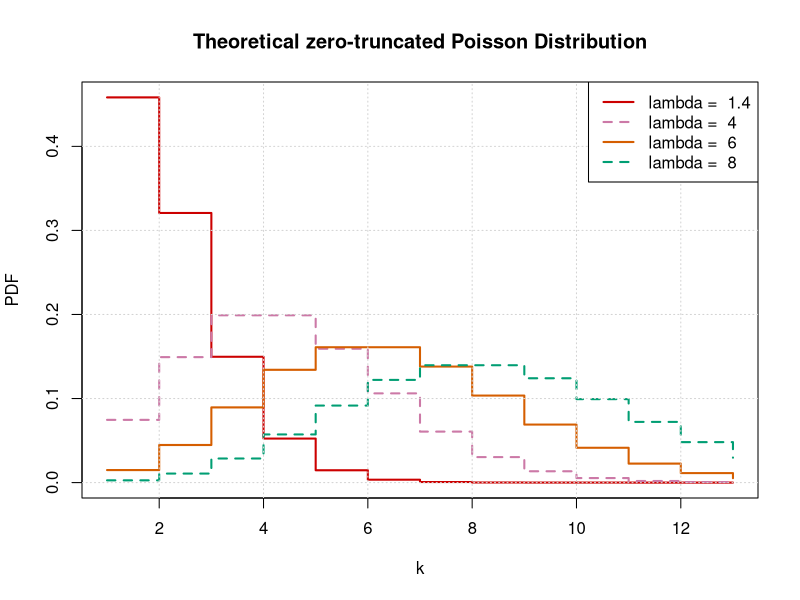
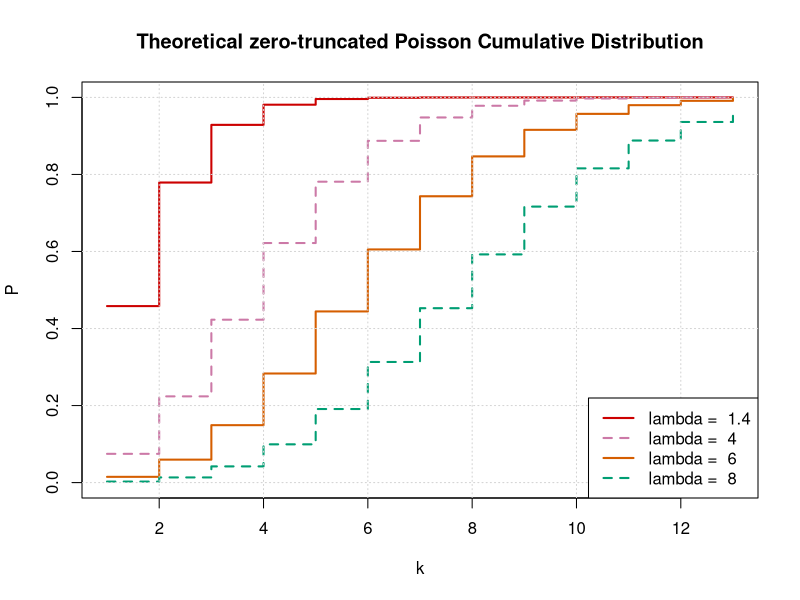
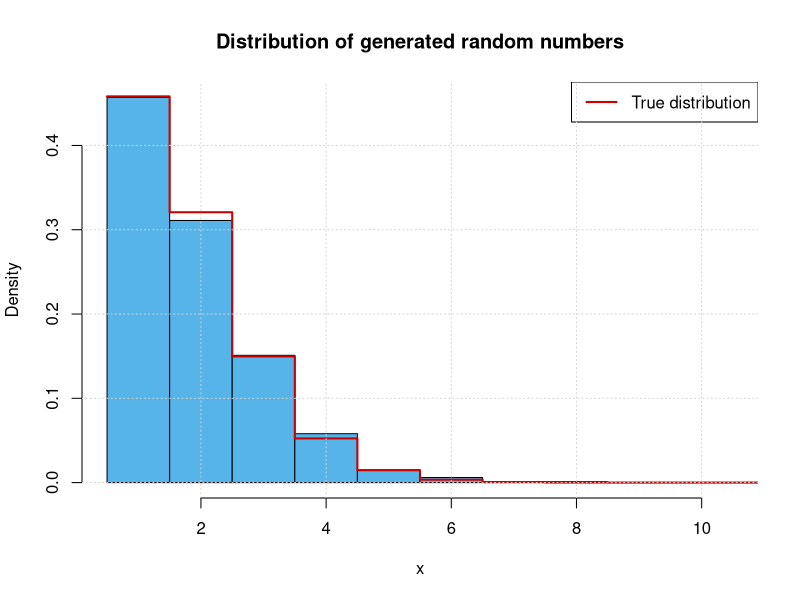
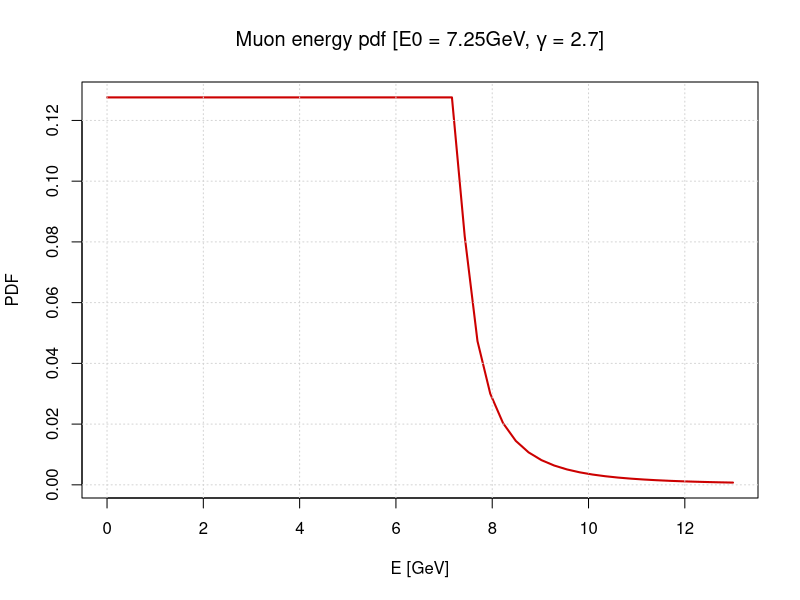
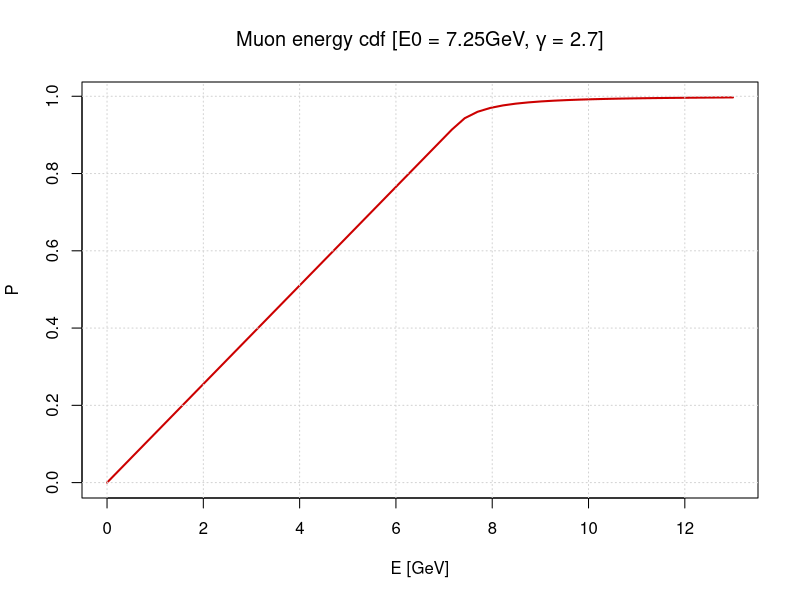
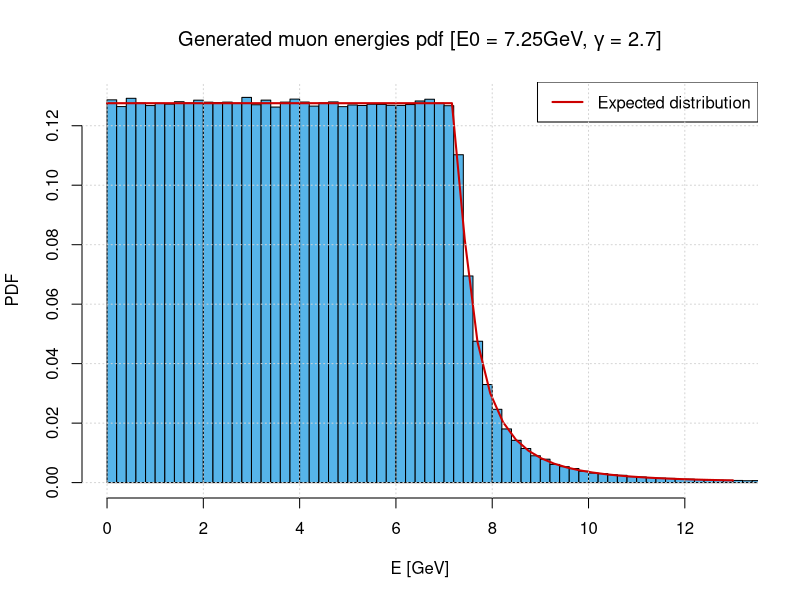
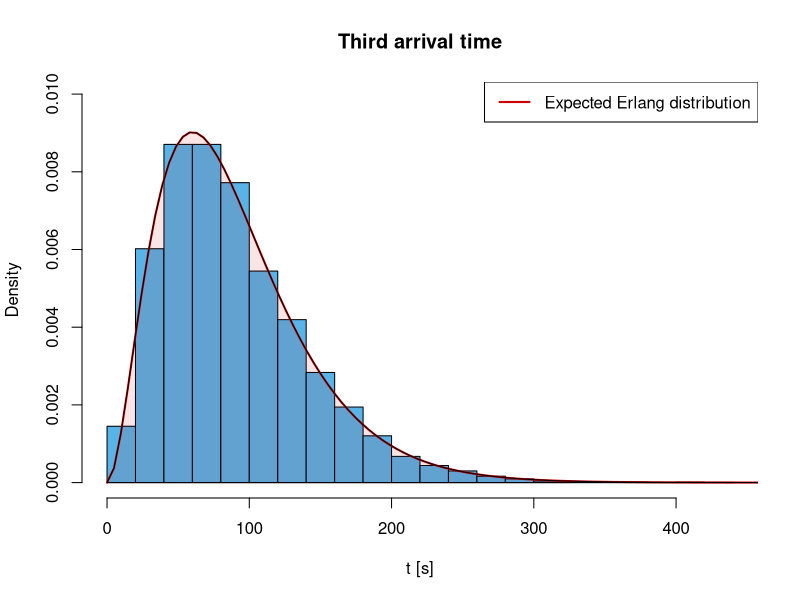
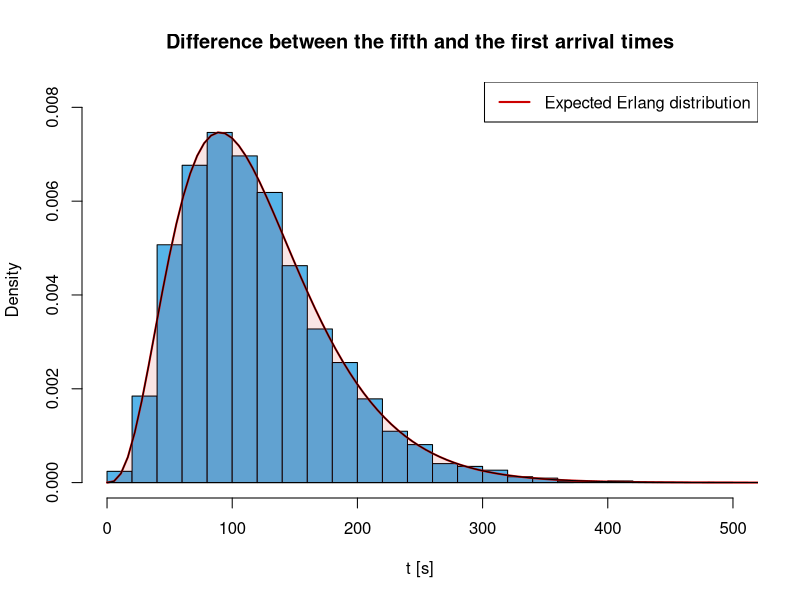

Source code (R) for these figures, in order:
## ---- chunk 1
knitr::opts_chunk$set(echo = TRUE)

color_vector <- c("#CC0000",   # Dark red
                  "#CC79A7",   # Muted purple
                  "#D55E00",   # Vermilion
                  "#009E73",   # Bluish green
                  "#56B4E9",   # Sky blue
                  '#000046',   # Deep Blue
                  "#DB1E60",   # Pinkish-red
                  "#E69F00")   # Yellow-orange

## ---- chunk 2
library(dplyr)
library(ggplot2)
## ---- chunk 3
# Parameters for the poisson distribution
lambda_vec <- c(1.4,4,6, 8)
k <- 1:13


integrate_step <- function(f, lower, upper){
  integral = 0
  for(x in lower:(upper-1))
    integral = integral+f(x)
  return(integral)
}

dzeropois <- function(k, lambda){
  #to handle float numbers
  k = trunc(k)
  return(lambda^k*exp(-lambda)/factorial(k)/(1-exp(-lambda)))
}

#designed to handle vectors of q in input
pzeropois <- function(q, lambda) {
  #to handle float numbers
  q = as.integer(trunc(q))
  P_cum <- numeric(length(q))
  for (i in 1:length(q)) {
    k <- 1:q[i]
    P_cum[i] <- sum(dzeropois(k, lambda))
  }
  return(P_cum)
}

# Function used to invert the pzeropois
threshold_search <- function(f, guess, threshold, lambda) {
  x <- as.integer(trunc(guess))
  while(TRUE) {
    if(f(x, lambda) - threshold <= 0) {
      if(f(x + 1, lambda) - threshold >= 0)
        return(x+1)
      else 
        x <- x + 1
    } 
    else if(x>1)
      x <- x - 1
    else
      return(x)
  }
}

# Function to generate random samples from Poisson distribution
rzeropois <- function(n, lambda) {
  p <- runif(n, min = 1e-10, max = 1-1e-10)
  x <- sapply(p, function(probability) {
    threshold_search(pzeropois, lambda+1, probability, lambda)
  })
  return(x)
}


poisson_pdf <- sapply(lambda_vec, function(L) {dzeropois(k, L)})
poisson_cum <- sapply(lambda_vec, function(L) {pzeropois(k, L)})

linetype <- 2-(1:length(lambda_vec))%%2
## ---- chunk 4
# create the first straight line plot
plot(k,poisson_pdf[,1], type = "s", lwd = 2, col = color_vector[1], 
     xlab = "k", ylab = "PDF", lty = linetype[1])

# create all the others
for (i in 2:length(lambda_vec)) {
  lines(k, poisson_pdf[, i], col=color_vector[i], type='s', lwd=2, lty = linetype[i])

}

grid()

# Create legend labels
legend_labels <- paste('lambda = ', lambda_vec)
# Add a legend
legend("topright", legend = legend_labels, col = color_vector[1:length(lambda_vec)], lty = linetype, lwd = 2)
# Add a title
title("Theoretical zero-truncated Poisson Distribution")
## ---- chunk 5
# create the first straight line plot
plot(k,poisson_cum[,1], type = "s", lwd = 2, col = color_vector[1], 
     xlab = "k", ylab = "P", lty = linetype[1], ylim=c(0,1))

# create all the others
for (i in 2:length(lambda_vec)) {
  lines(k, poisson_cum[, i], col=color_vector[i], type='s', lwd=2, lty = linetype[i], ylim=c(0,1))

}

grid()

# Create legend labels
legend_labels <- paste('lambda = ', lambda_vec)
legend("bottomright", legend = legend_labels, col = color_vector[1:length(lambda_vec)], lty = linetype, lwd = 2)

title("Theoretical zero-truncated Poisson Cumulative Distribution")
## ---- chunk 6
lambda = 1.4
mean = integrate_step(function(x){x*dzeropois(x,lambda)}, lower = 1, upper = 15)
std  = integrate_step(function(x){x^2*dzeropois(x,lambda)}, lower = 1, upper = 15)

writeLines(sprintf(
"
Taking lambda = 1.4 and truncating the sum at k=15 we can obtain:
  - The mean value is %.2f
  - The standard deviation is %.2f
",
  mean[1], std[1])
)
## ---- chunk 7
n = 1000
random_numbers <- rzeropois(n, lambda)

breaks <- seq(1 - 0.5, 10 + 0.5, by = 1)
#plot
hist(random_numbers, breaks=breaks, col = color_vector[5], xlab = "x", ylab = "Density", freq = FALSE, main="")
lines(k-0.5, poisson_pdf[,1], type='s', lwd = 2, col = color_vector[1], lty = linetype[1])

legend_labels <- paste('True distribution')
legend("topright", legend = legend_labels, col = color_vector[1], lty = linetype[1], lwd = 2)

grid()
title("Distribution of generated random numbers")
## ---- chunk 8
dmuonenergy <- function(E, N, E0, g){ ifelse(test = E<E0, yes = return(N), no = return(N*(E-E0+1)^(-g))) }
pmuonenergy <- function(q, N, E0, g){ return(integrate(function (x) {sapply(x, function(E) {dmuonenergy(E, N, E0, g) })}, lower = 0, upper = q)$value) }


qmuonenergy <- function(p, N, E0, g){ ifelse(p<N*E0, p/N, ((1-g)*(p/N-E0)+1)^(1/(1-g))+E0-1) }


rmuonenergy <- function(n, N, E0, g){ 
  uniform_sampling <- runif(n, min = 1.e-10, max = 1-1.e-10)
  return(sapply(uniform_sampling, function(p) qmuonenergy(p, N, E0, g)))
}
  
normalize <- function(E0, g){ pmuonenergy(Inf, 1, E0, g)^-1 }
## ---- chunk 9
E0 <- 7.25 #GeV
g  <- 2.7  #gamma factor

#Compute the normalization factor
N = normalize(E0, g)
print(sprintf("The normalization factor is %.2f", N))
## ---- chunk 10
#Plotting the pdf
x_plot <- seq(from=0, to=13, length.out=50)
y_plot <- sapply(x_plot, function(E){dmuonenergy(E, N, E0, g)})

plot(x_plot, y_plot, type='l', lwd = 2, col = color_vector[1], lty = linetype[1], xlab="E [GeV]", ylab="PDF")


grid()
title(expression(paste("Muon energy pdf [E0" , " = 7.25GeV, ", gamma, " = 2.7]")))
## ---- chunk 11
#Plotting the cumulative
x_plot <- seq(from=0, to=13, length.out=50)
y_plot <- sapply(x_plot, function(E){pmuonenergy(E, N, E0, g)})

#plot
plot(x_plot, y_plot, type='l', lwd = 2, col = color_vector[1], lty = linetype[1], xlab="E [GeV]", ylab="P")

grid()
title(expression(paste("Muon energy cdf [E0" , " = 7.25GeV, ", gamma, " = 2.7]")))
## ---- chunk 12
#Comute the mean value
mean <- integrate(function(x){ sapply(x, function(E){ E * dmuonenergy(E, N, E0, g) }) }, lower = 0, upper = Inf)$value
sprintf("The mean value is %.2f", mean)
## ---- chunk 13
n=1e06
generated_energies <- rmuonenergy(n,  N, E0, g)
hist(generated_energies, xlab="E [GeV]", ylab="PDF", freq = FALSE, breaks = c(seq(0,14, by=0.2), 15, max(generated_energies)), xlim=c(0,13), main='', col = color_vector[5])

#Plotting the pdf
x_plot <- seq(from=0, to=13, length.out=50)
y_plot <- sapply(x_plot, function(E){dmuonenergy(E, N, E0, g)})

lines(x_plot, y_plot, type='l', lwd = 2, col = color_vector[1], lty = linetype[1])
legend_labels <- paste('Expected distribution')
legend("topright", legend = legend_labels, col = color_vector[1], lty = linetype[1], lwd = 2)

grid()
title(expression(paste("Generated muon energies pdf [E0" , " = 7.25GeV, ", gamma, " = 2.7]")))
## ---- chunk 14
#let's simulate the experiment
N <- 10000 #number of simulated events
deck <- c(replicate(26, 0), replicate(26, 1))
couples <- replicate(N, 0)

for (ie in 1:N) {
  deck <- sample(deck, 52)
    for(ic in seq(1,51, by=2)){
      if(deck[ic]!=deck[ic+1])
        couples[ie]=couples[ie]+1
    }
}

writeLines(sprintf(
'
Simulating %i events:
  - The mean is %.2f;
  - The standard deviation is %.2f.
  
Using the Chebyshev’s inequality, an upper bound of P(X<11) is: %.2f
',
  N, mean(couples), sd(couples), var(couples)/(10-mean(couples))^2
))

## ---- chunk 15
#Observations
rate <- 1/30. #passengers/second

#The number of passenger is a random value following a Poisson distribution.
P_more6 <- 1 - ppois(6, lambda = rate*120)
P_less4 <- ppois(3, lambda = rate*180)

writeLines(sprintf(
'
The probability of getting more than 6 passenger after 2 minutes is: %.2f;
The probability of having less than 4 passenger after 3 minutesis: %.2f. 
',
  P_more6, P_less4
))

## ---- chunk 16
N <- 10000 #number of simulated events

#let's simulate N times the waiting times between the arrival of three passengers
three_passengers_dt <- matrix(rexp(3 * N, rate), nrow = N, ncol = 3)
third_arrival_times <- rowSums(three_passengers_dt)

max_t <- max(third_arrival_times)

x_plot <- seq(from=0, to=max_t*1.1, length.out=100)
y_plot <- dgamma(x_plot, shape = 3, rate = rate)

hist(third_arrival_times, freq = FALSE, col = color_vector[5], xlab = "t [s]", ylab = "Density", main = "Third arrival time", breaks = 20, ylim = c(0, max(y_plot)*1.1))
lines(x_plot, y_plot, type='l', lwd = 2, col = color_vector[1], lty = linetype[1])
polygon(x_plot, y_plot, col = adjustcolor(color_vector[1], alpha.f = 0.1))

legend_labels <- paste('Expected Erlang distribution')
legend("topright", legend = legend_labels, col = color_vector[1], lty = linetype[1], lwd = 2)
## ---- chunk 17
N <- 10000 #number of simulated events

five_passengers_dt  <- matrix(rexp(5 * N, rate), nrow = N, ncol = 5)
first_arrival_times <- five_passengers_dt[,1]
fifth_arrival_times <- rowSums(five_passengers_dt)

first_fifth_time <- fifth_arrival_times - first_arrival_times

max_t <- max(first_fifth_time)

#from a theoretical POV, I can just consider the waiting time of the 4th passenger
x_plot <- seq(from=0, to=max_t*1.1, length.out=100)
y_plot <- dgamma(x_plot, shape = 4, rate = rate)


hist(first_fifth_time, freq = FALSE, col = color_vector[5], xlab = "t [s]", ylab = "Density", main = "Difference between the fifth and the first arrival times", breaks = 20, ylim = c(0, max(y_plot)*1.1))
lines(x_plot, y_plot, type='l', lwd = 2, col = color_vector[1], lty = linetype[1])
polygon(x_plot, y_plot, col = adjustcolor(color_vector[1], alpha.f = 0.1))

legend_labels <- paste('Expected Erlang distribution')
legend("topright", legend = legend_labels, col = color_vector[1], lty = linetype[1], lwd = 2)
